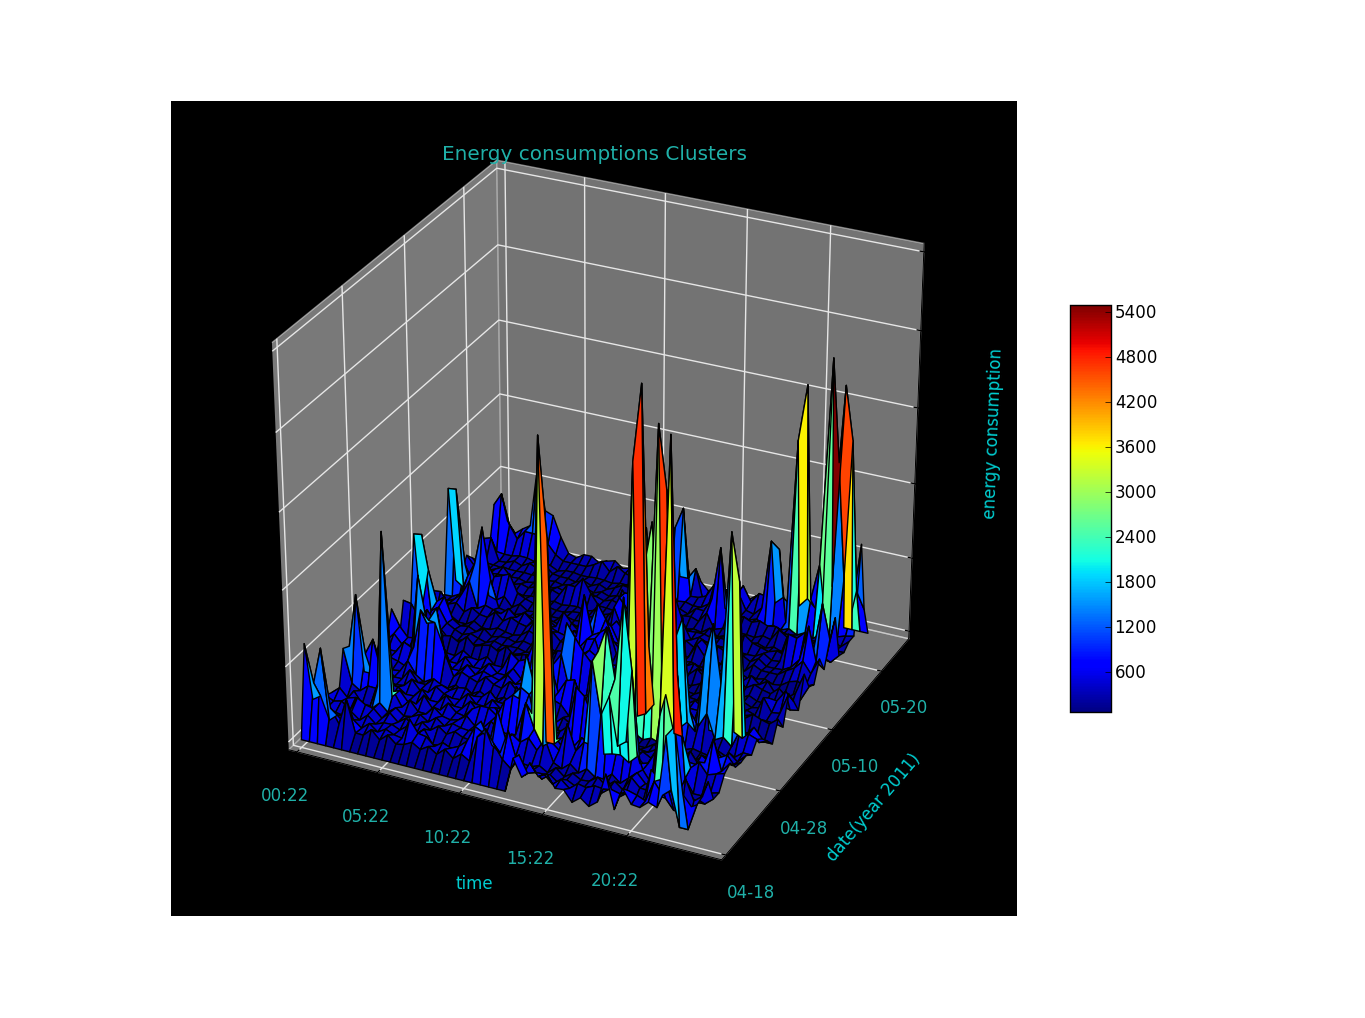

Write the Python code that produced this figure.
import pandas as pd
import numpy as np
import matplotlib.pyplot as plt
from mpl_toolkits.mplot3d import axes3d



MY_FILE = 'total_watt.csv'

df = pd.read_csv(MY_FILE, parse_dates=[0], header=None, names=['datetime', 'consumption'])

df['date'] = [x.date() for x in df['datetime']]
df['time'] = [x.time() for x in df['datetime']]

pv = df.pivot(index='time', columns='date', values='consumption')

# to avoid holes in the surface
pv = pv.fillna(0.0)

xx, yy = np.mgrid[0:len(pv),0:len(pv.columns)]

fig = plt.figure()
ax = fig.add_subplot(111, projection='3d')

surf=ax.plot_surface(xx, yy, pv.values, cmap='jet', cstride=1, rstride=1)

fig.colorbar(surf, shrink=0.5, aspect=10)

dates = [x.strftime('%m-%d') for x in pv.columns]
times = [x.strftime('%H:%M') for x in pv.index]

ax.set_title('Energy consumptions Clusters', color='lightseagreen')
ax.set_xlabel('time', color='darkturquoise')
ax.set_ylabel('date(year 2011)', color='darkturquoise')
ax.set_zlabel('energy consumption', color='darkturquoise')
ax.set_xticks(xx[::10,0])
ax.set_xticklabels(times[::10], color='lightseagreen')
ax.set_yticks(yy[0,::10])
ax.set_yticklabels(dates[::10], color='lightseagreen')

ax.set_axis_bgcolor('black')

plt.show()
